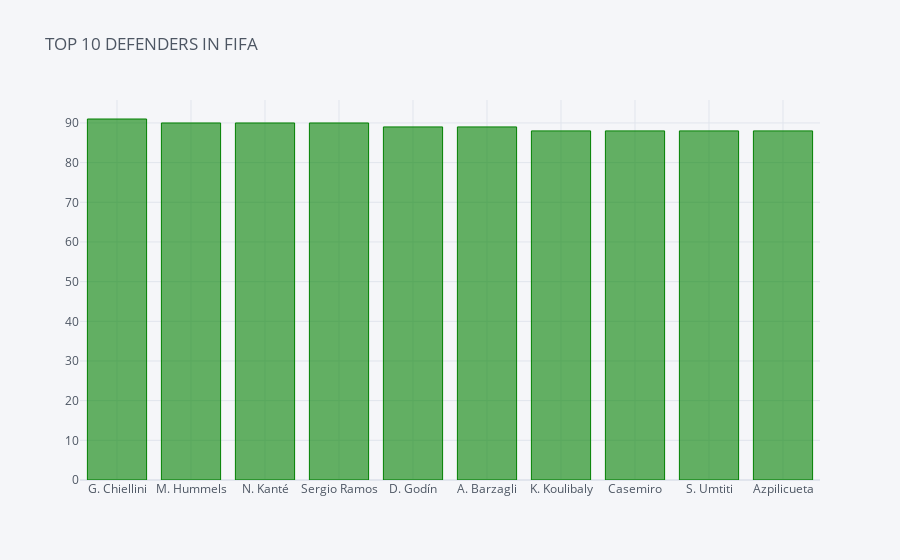

The notebook cell saved with this chart:
### Code cell
c.head(10).iplot(kind="bar",x=["Name"],title="TOP 10 DEFENDERS IN FIFA",color="green")

### Figure 1 — Plotly figure (JSON) as saved in the notebook; plotly's stock layout.template omitted (floating-point values rounded to 4 significant figures)
{"data": [{"marker": {"color": "rgba(0, 128, 0, 0.6)", "line": {"color": "rgba(0, 128, 0, 1.0)", "width": 1}}, "name": "defending", "orientation": "v", "text": "", "type": "bar", "x": ["G. Chiellini", "M. Hummels", "N. Kanté", "Sergio Ramos", "D. Godín", "A. Barzagli", "K. Koulibaly", "Casemiro", "S. Umtiti", "Azpilicueta"], "y": [91, 90, 90, 90, 89, 89, 88, 88, 88, 88]}], "layout": {"legend": {"bgcolor": "#F5F6F9", "font": {"color": "#4D5663"}}, "paper_bgcolor": "#F5F6F9", "plot_bgcolor": "#F5F6F9", "title": {"font": {"color": "#4D5663"}, "text": "TOP 10 DEFENDERS IN FIFA"}, "xaxis": {"gridcolor": "#E1E5ED", "showgrid": true, "tickfont": {"color": "#4D5663"}, "title": {"font": {"color": "#4D5663"}, "text": ""}, "zerolinecolor": "#E1E5ED"}, "yaxis": {"gridcolor": "#E1E5ED", "showgrid": true, "tickfont": {"color": "#4D5663"}, "title": {"font": {"color": "#4D5663"}, "text": ""}, "zerolinecolor": "#E1E5ED"}}}
